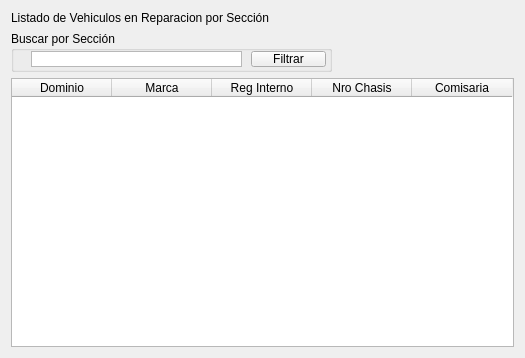
<?xml version="1.0" encoding="UTF-8"?>
<ui version="4.0">
 <class>Form</class>
 <widget class="QWidget" name="Form">
  <property name="geometry">
   <rect>
    <x>0</x>
    <y>0</y>
    <width>525</width>
    <height>358</height>
   </rect>
  </property>
  <property name="windowTitle">
   <string>Form</string>
  </property>
  <layout class="QGridLayout" name="gridLayout">
   <item row="0" column="0">
    <widget class="QLabel" name="label">
     <property name="text">
      <string>Listado de Vehiculos en Reparacion por Sección</string>
     </property>
    </widget>
   </item>
   <item row="1" column="0">
    <widget class="QGroupBox" name="groupBox">
     <property name="minimumSize">
      <size>
       <width>321</width>
       <height>41</height>
      </size>
     </property>
     <property name="maximumSize">
      <size>
       <width>321</width>
       <height>41</height>
      </size>
     </property>
     <property name="title">
      <string>Buscar por Sección</string>
     </property>
     <widget class="QListView" name="listView">
      <property name="geometry">
       <rect>
        <x>20</x>
        <y>20</y>
        <width>211</width>
        <height>16</height>
       </rect>
      </property>
     </widget>
     <widget class="QPushButton" name="pushButton_3">
      <property name="geometry">
       <rect>
        <x>240</x>
        <y>20</y>
        <width>75</width>
        <height>16</height>
       </rect>
      </property>
      <property name="text">
       <string>Filtrar</string>
      </property>
     </widget>
    </widget>
   </item>
   <item row="2" column="0">
    <widget class="QTableWidget" name="tableWidget">
     <column>
      <property name="text">
       <string>Dominio</string>
      </property>
     </column>
     <column>
      <property name="text">
       <string>Marca</string>
      </property>
     </column>
     <column>
      <property name="text">
       <string>Reg Interno</string>
      </property>
     </column>
     <column>
      <property name="text">
       <string>Nro Chasis</string>
      </property>
     </column>
     <column>
      <property name="text">
       <string>Comisaria</string>
      </property>
     </column>
    </widget>
   </item>
  </layout>
 </widget>
 <resources/>
 <connections/>
</ui>
